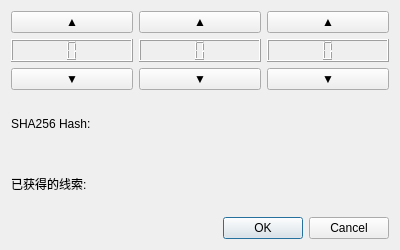
<?xml version="1.0" encoding="UTF-8"?>
<ui version="4.0">
 <class>Lock</class>
 <widget class="QDialog" name="Lock">
  <property name="geometry">
   <rect>
    <x>0</x>
    <y>0</y>
    <width>400</width>
    <height>250</height>
   </rect>
  </property>
  <property name="windowTitle">
   <string>Lock</string>
  </property>
  <layout class="QVBoxLayout" name="verticalLayout_4">
   <item>
    <layout class="QHBoxLayout" name="horizontalLayout">
     <item>
      <layout class="QVBoxLayout" name="verticalLayout">
       <item>
        <widget class="QPushButton" name="inc_1">
         <property name="text">
          <string>▲</string>
         </property>
        </widget>
       </item>
       <item>
        <widget class="QLCDNumber" name="lcd_1">
         <property name="digitCount">
          <number>1</number>
         </property>
        </widget>
       </item>
       <item>
        <widget class="QPushButton" name="dec_1">
         <property name="text">
          <string>▼</string>
         </property>
        </widget>
       </item>
      </layout>
     </item>
     <item>
      <layout class="QVBoxLayout" name="verticalLayout_2">
       <item>
        <widget class="QPushButton" name="inc_2">
         <property name="text">
          <string>▲</string>
         </property>
        </widget>
       </item>
       <item>
        <widget class="QLCDNumber" name="lcd_2">
         <property name="digitCount">
          <number>1</number>
         </property>
        </widget>
       </item>
       <item>
        <widget class="QPushButton" name="dec_2">
         <property name="text">
          <string>▼</string>
         </property>
        </widget>
       </item>
      </layout>
     </item>
     <item>
      <layout class="QVBoxLayout" name="verticalLayout_3">
       <item>
        <widget class="QPushButton" name="inc_3">
         <property name="text">
          <string>▲</string>
         </property>
        </widget>
       </item>
       <item>
        <widget class="QLCDNumber" name="lcd_3">
         <property name="digitCount">
          <number>1</number>
         </property>
        </widget>
       </item>
       <item>
        <widget class="QPushButton" name="dec_3">
         <property name="text">
          <string>▼</string>
         </property>
        </widget>
       </item>
      </layout>
     </item>
    </layout>
   </item>
   <item>
    <widget class="QLabel" name="hash_label">
     <property name="text">
      <string>SHA256 Hash:</string>
     </property>
     <property name="wordWrap">
      <bool>true</bool>
     </property>
    </widget>
   </item>
   <item>
    <widget class="QLabel" name="clue_label">
     <property name="text">
      <string>已获得的线索:</string>
     </property>
    </widget>
   </item>
   <item>
    <widget class="QDialogButtonBox" name="buttonBox">
     <property name="standardButtons">
      <set>QDialogButtonBox::Cancel|QDialogButtonBox::Ok</set>
     </property>
    </widget>
   </item>
  </layout>
 </widget>
 <resources/>
 <connections>
  <connection>
   <sender>buttonBox</sender>
   <signal>accepted()</signal>
   <receiver>Lock</receiver>
   <slot>accept()</slot>
   <hints>
    <hint type="sourcelabel">
     <x>248</x>
     <y>254</y>
    </hint>
    <hint type="destinationlabel">
     <x>157</x>
     <y>274</y>
    </hint>
   </hints>
  </connection>
  <connection>
   <sender>buttonBox</sender>
   <signal>rejected()</signal>
   <receiver>Lock</receiver>
   <slot>reject()</slot>
   <hints>
    <hint type="sourcelabel">
     <x>316</x>
     <y>260</y>
    </hint>
    <hint type="destinationlabel">
     <x>286</x>
     <y>274</y>
    </hint>
   </hints>
  </connection>
 </connections>
</ui>
